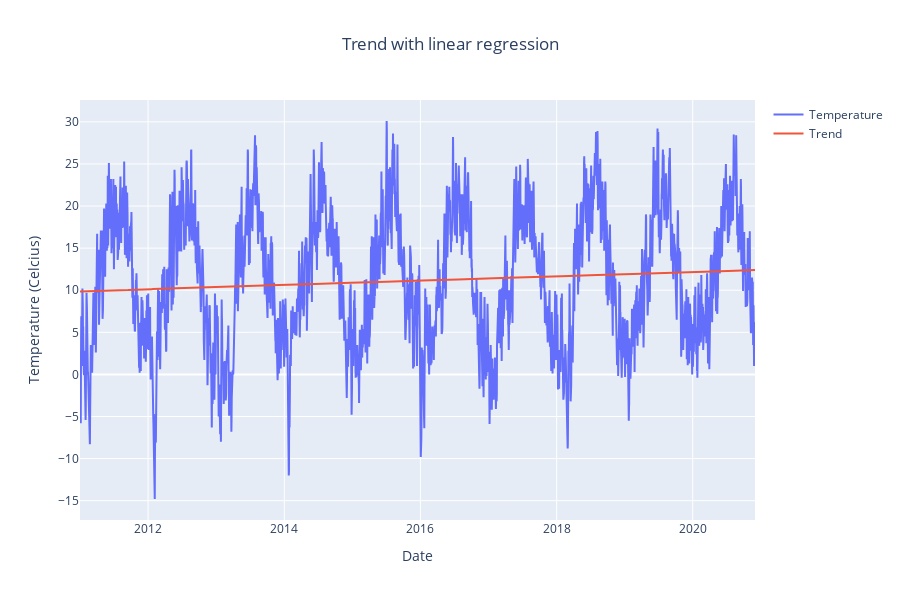

Source (notebook cell):
### Code cell
fig_trend1 = go.Figure()

fig_trend1.add_trace(go.Scatter(x=df.index.values, y=df['temperature'], name='Temperature'))
fig_trend1.update_layout(title_text='Trend with linear regression',
                  title_x=0.5,
                  height=600,
                  xaxis_title="Date", 
                  yaxis_title="Temperature (Celcius)")
fig_trend1.add_trace(go.Scatter(x=df.index, y=df['trend'], name='Trend'))

fig_trend1.show()

### Figure 1 — Plotly figure (JSON) as saved in the notebook; plotly's stock layout.template omitted (floating-point values rounded to 4 significant figures; data arrays with more than 128 entries replaced by an {"elided": "..."} marker saying what was removed)
{"data": [{"name": "Temperature", "type": "scatter", "x": {"elided": "3622 str values"}, "y": {"elided": "3622 float values"}}, {"name": "Trend", "type": "scatter", "x": {"elided": "3622 str values"}, "y": {"elided": "3622 float values"}}], "layout": {"height": 600, "title": {"text": "Trend with linear regression", "x": 0.5}, "xaxis": {"title": {"text": "Date"}}, "yaxis": {"title": {"text": "Temperature (Celcius)"}}}}
